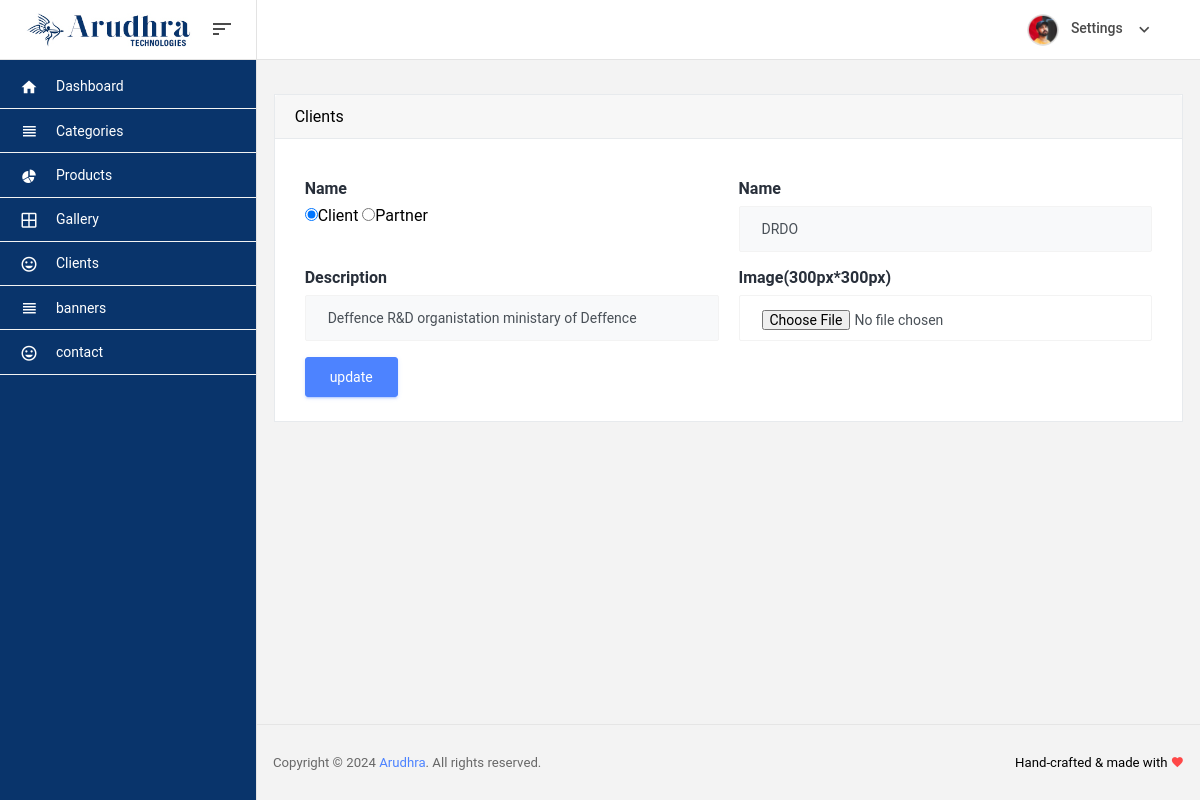
The page /admin/clients_edit.php?id=1 on the database its author committed.
### tables this page shows
CREATE TABLE `clients` (
  `id` int(11) NOT NULL,
  `type` varchar(255) NOT NULL,
  `image` varchar(255) NOT NULL,
  `description` varchar(255) DEFAULT NULL,
  `name` varchar(255) DEFAULT NULL,
  `status` varchar(255) NOT NULL,
  `create_at` timestamp NOT NULL DEFAULT current_timestamp()
);

### admin/clients_edit.php (the view, shortened to what this page needs)
<?php include "includes/header.php"; ?>
<?php include "includes/leftmenu.php"; ?>
 <?php
$id = $_GET['id'];
 include "../includes/config.php";
$result = $conn->query("SELECT * FROM clients where id = '$id'");
$row = $result->fetch_assoc();
?>
<div class="main-panel">
        <div class="content-wrapper">
          <div class="row">
		    <div class="col-12 grid-margin stretch-card">
              <div class="card mb-4">
            <div class="card-header">Clients</div>
            <div class="card-body">
              <form action="clients_update.php" method="POST" enctype="multipart/form-data">
              <div class="row">
                    <div class="col-md-6 mt-3">
					    <label class="text-dark"><b>Name</b></label><br>
						<input type="radio" name="type" value="client"<?php
						    if($row["type"]=='client')
							{
								echo "checked";
							}
						?>
						>Client
						<input type="radio" name="type" value="partner"<?php
						    if($row["type"]=='partner')
							{
								echo "checked";
							}
						?>
						>Partner
					</div>
					<div class="col-md-6 mt-3">
					    <label class="text-dark"><b>Name</b></label><br>
						<input type="text" class="form-control bg-light" name="name" placeholder="name" value="<?php echo $row['name'];?>">
					</div>
					<div class="col-md-6 mt-3">
					    <label class="text-dark"><b>Description</b></label><br>
						<input type="text" class="form-control bg-light" name="description" placeholder="description" value="<?php echo $row['description'];?>">
					</div>
					<div class="col-md-6 mt-3">
					    <label class="text-dark"><b>Image(300px*300px)</b></label>
						<input type="file" class="form-control bg-white" name="file">
					</div>
              </div>
			  <input type="submit" class="btn btn-primary mt-3" value="update">
			</form>
            </div>
          </div>
            </div>
		</div>
<?php include "includes/footer.php"; ?>

### rows shown on the page
clients: type "☑", name "DRDO", description "Deffence R&D organistation ministary of Deffence"
